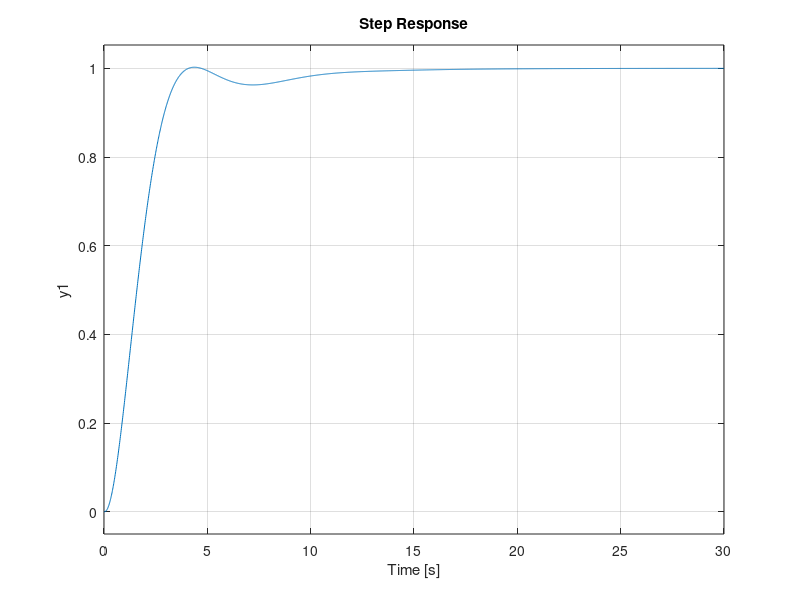
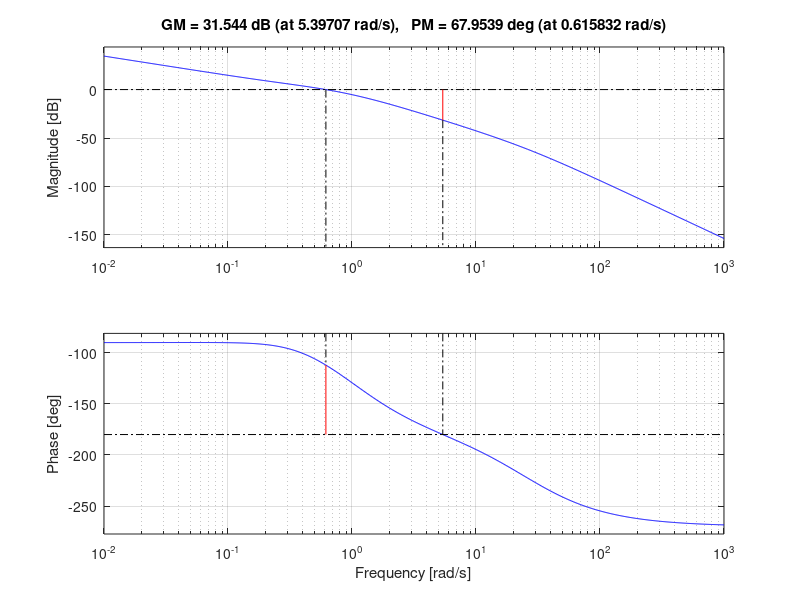

Write the MATLAB code that produced these figures, in order.
%% Ch.3 — Tuning rules in code
% Process Dynamics and Control, SeoulTech — slide 16
% https://seoultechpse.github.io/ProCon/ch3/ch3_tuning.html#/2/13
% Requires: Control System Toolbox

clear; close all; clc

G = tf(1, conv(conv([2 1],[1 1]),[0.5 1]));
[y, t] = step(G, 30);
t28 = t(find(y >= 0.283, 1));   t63 = t(find(y >= 0.632, 1));
tau = 1.5*(t63 - t28);   theta = t63 - tau;   K = y(end);   % 2.57, 1.14, 1

r = theta/tau;                                    % ITAE set point, PID
Kc = 0.965/K*(1/r)^0.855;  tI = tau/(0.796 - 0.147*r);  tD = 0.308*tau*r^0.929;
C = pidstd(Kc, tI, tD, 10);
figure, step(feedback(C*G, 1)),  figure, margin(C*G)
